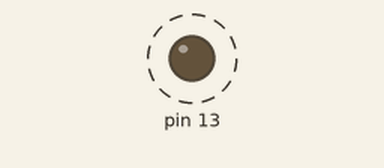
Simulated run of this sketch. Board: Arduino Uno, built with avr-gcc and run on an emulated ATmega328P. On the bench: output pins drawn as LEDs (lit = HIGH). Dashed ring = blinking.

Above: at 0.5 s.
Timing chart, 0 to 4.6 s (numbered marks = the images above):
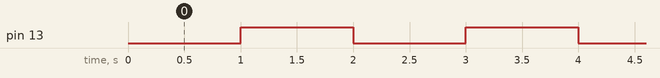

Measured:
- by itself, pin 13: alternates HIGH for 1.0 s and LOW for 1.0 s

The sketch:

ex_3.ino
```cpp
#include <avr/io.h>
#include <avr/interrupt.h>

void timer1_init() {
    // Set CTC mode: WGM12 = 1, WGM13:0 = 0100
    TCCR1B |= (1 << WGM12);
    TCCR1A &= ~((1 << WGM11) | (1 << WGM10));

    // Set compare match value for 1 second interval
    // 16 MHz / 1024 = 15625 ticks per second
    OCR1A = 15625;

    // Enable Timer1 Compare Match A interrupt
    TIMSK1 |= (1 << OCIE1A);

    // Set prescaler to 1024: CS12 = 1, CS11 = 0, CS10 = 1
    TCCR1B |= (1 << CS12) | (1 << CS10);

    // Enable global interrupts
    sei();
}

void gpio_init() {
    // Set pin PB5 (Arduino pin 13) as output
    DDRB |= (1 << DDB5);
}

ISR(TIMER1_COMPA_vect) {
    // Toggle LED on PB5
    PORTB ^= (1 << PORTB5);
}

int main(void) {
    gpio_init();
    timer1_init();

    while (1) {
        // Main loop does nothing, LED toggling is handled by ISR
    }
}
```
